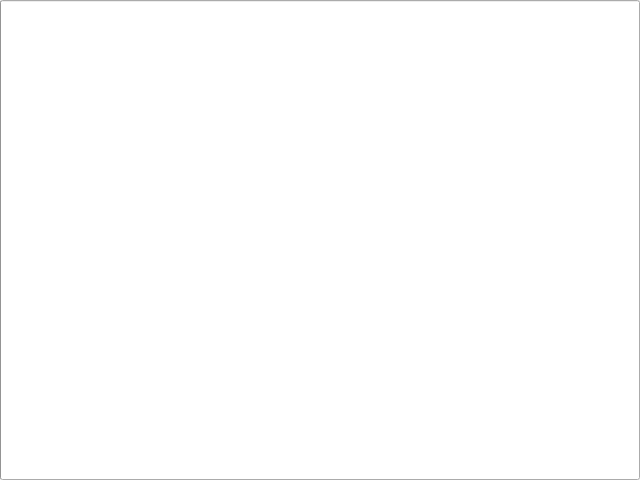
<?xml version="1.0" encoding="UTF-8"?>
<!-- SPDX-License-Identifier: MIT -->
<ui version="4.0">
 <class>ProgressBarHost</class>
 <widget class="QProgressBar" name="ProgressBarHost">
  <property name="geometry">
   <rect>
    <x>0</x>
    <y>0</y>
    <width>640</width>
    <height>480</height>
   </rect>
  </property>
  <property name="windowTitle">
   <string>QProgressBar</string>
  </property>
  <property name="toolTip">
   <string>QProgressBar host</string>
  </property>
 </widget>

</ui>
